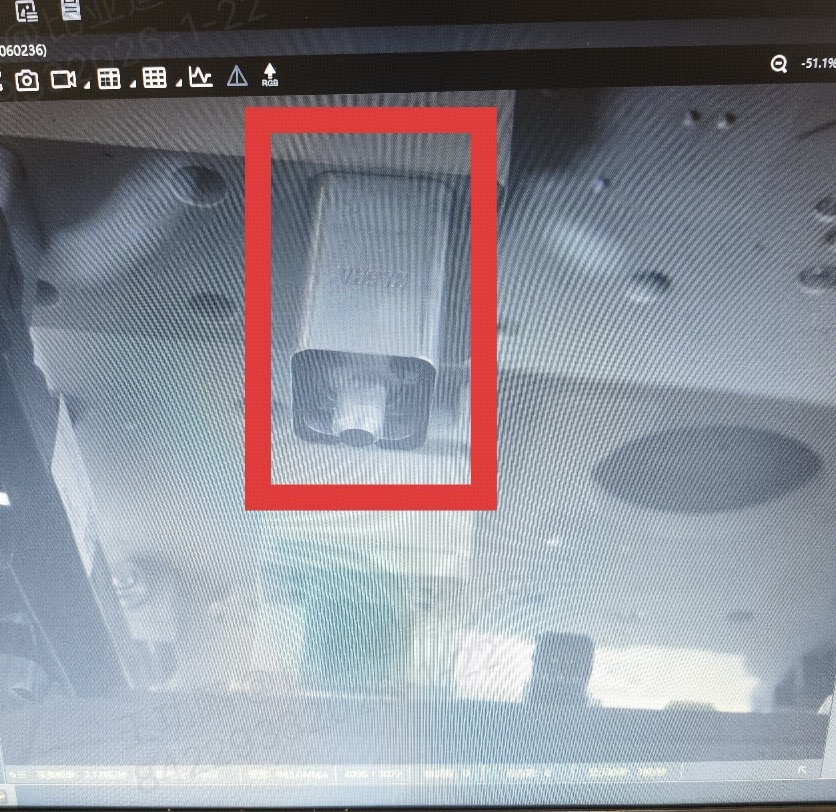
#> input picture test.png, 836 x 812 px
$ python -i three_parts_opencv_fast.py   (imports and definitions only)
#> lines starting #> are read from the running program, lines starting #| are printed output that depends on the picture
"""
三零件检测器 - 完整版（检测缺少/多装）
"""

import cv2
import numpy as np


class FastTemplateDetector:
    """极速模板检测器"""

    TEMPLATE_DIRS = {
        'flat_washer': 'D:/1',
        'spring_washer': 'D:/2',
        'red_fiber': 'D:/3'
    }

    # 标准数量
    STANDARD_COUNT = {
        'flat_washer': 1,
        'spring_washer': 1,
        'red_fiber': 1
    }

    def __init__(self):
        self.templates = {}
        self.part_names = ['flat_washer', 'spring_washer', 'red_fiber']
        self._load_templates()

    def _load_templates(self):
        """加载模板"""
        for part_name in self.part_names:
            self.templates[part_name] = []
            base_path = self.TEMPLATE_DIRS[part_name]

            i = 1
            while True:
                path = f"{base_path}/template{i}.png"
                img = cv2.imread(path)
                if img is None:
                    path = f"{base_path}/template{i}.jpg"
                    img = cv2.imread(path)
                if img is None:
                    break

                gray = cv2.cvtColor(img, cv2.COLOR_BGR2GRAY)
                self.templates[part_name].append(gray)
                i += 1

        total = sum(len(t) for t in self.templates.values())
        print(f"Loaded {total} templates")

    def detect(self, image_path, threshold=0.5):
        """检测零件（金字塔加速）"""
#> called with image_path = 'test.png', threshold = 0.5
        img = cv2.imread(image_path)
#> img is the input picture: shape (812, 836, 3); mean B, G, R 149.7, 141, 139.1
        if img is None:
            return None

        gray = cv2.cvtColor(img, cv2.COLOR_BGR2GRAY)
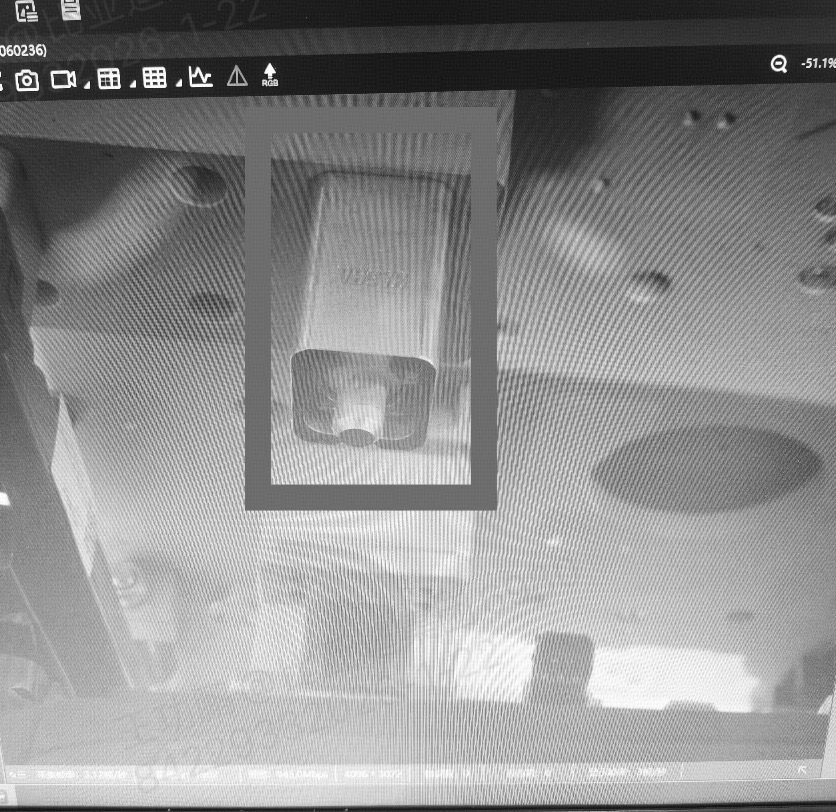
#> gray: shape (812, 836); min 13, max 255, mean 141.4
        h, w = gray.shape
#> h = 812; w = 836

        # 金字塔
        scale = 0.25
        small = cv2.resize(gray, None, fx=scale, fy=scale, interpolation=cv2.INTER_AREA)

        results = {}

        for part_name in self.part_names:
            templates = self.templates[part_name]
            if not templates:
                continue

            best_conf = -1
            best_loc = None
            best_size = None

            for template in templates:
                th, tw = template.shape

                # 缩小模板
                small_t = cv2.resize(template, None, fx=scale, fy=scale, interpolation=cv2.INTER_AREA)
                sth, stw = small_t.shape

                if sth < 5 or stw < 5:
                    result = cv2.matchTemplate(gray, template, cv2.TM_CCOEFF_NORMED)
                    min_val, max_val, min_loc, max_loc = cv2.minMaxLoc(result)
                    if max_val > best_conf:
                        best_conf = max_val
                        best_loc = max_loc
                        best_size = (tw, th)
                    continue

                # 缩小图匹配
                result = cv2.matchTemplate(small, small_t, cv2.TM_CCOEFF_NORMED)
                min_val, max_val, min_loc, max_loc = cv2.minMaxLoc(result)

                if max_val < threshold * 0.7:
                    continue

                # 精细匹配
                rx = int(max_loc[0] / scale)
                ry = int(max_loc[1] / scale)
                margin = max(tw, th) // 2

                x1 = max(0, rx - margin)
                y1 = max(0, ry - margin)
                x2 = min(w, rx + tw + margin)
                y2 = min(h, ry + th + margin)

                roi = gray[y1:y2, x1:x2]

                if roi.shape[0] >= th and roi.shape[1] >= tw:
                    result = cv2.matchTemplate(roi, template, cv2.TM_CCOEFF_NORMED)
                    min_val, max_val, min_loc, max_loc = cv2.minMaxLoc(result)

                    if max_val > best_conf:
                        best_conf = max_val
                        best_loc = (x1 + max_loc[0], y1 + max_loc[1])
                        best_size = (tw, th)

            if best_conf >= threshold and best_loc:
                results[part_name] = {
                    'bbox': (best_loc[0], best_loc[1], best_size[0], best_size[1]),
                    'confidence': best_conf
                }
#> after the loop, results = 0 items

        # 绘制结果
        result_img = self._draw_results(img, results)

        # 检查装配状态
        status = self._check_status(results)

        return result_img, results, status

    def _draw_results(self, img, results):
        """绘制结果"""
        result = img.copy()

        colors = {
            'flat_washer': (0, 255, 0),      # 绿色
            'spring_washer': (0, 255, 255),  # 黄色
            'red_fiber': (255, 0, 255)       # 粉色
        }

        labels = {
            'flat_washer': 'Flat Washer',
            'spring_washer': 'Spring Washer',
            'red_fiber': 'Red Fiber'
        }

        for part_name, data in results.items():
            x, y, bw, bh = data['bbox']
            color = colors.get(part_name, (255, 255, 255))
            conf = data['confidence']

            # 绘制矩形
            cv2.rectangle(result, (x, y), (x+bw, y+bh), color, 2)

            # 绘制标签
            label = f"{labels[part_name]} ({conf:.2f})"
            cv2.putText(result, label, (x, y - 5),
                       cv2.FONT_HERSHEY_SIMPLEX, 0.6, color, 2)
#> this loop made 0 passes

        return result

    def _check_status(self, results):
        """检查装配状态"""
        status = {
            'ok': True,
            'missing': [],
            'extra': [],
            'message': ''
        }

        for part_name in self.part_names:
            standard = self.STANDARD_COUNT[part_name]
            detected = 1 if part_name in results else 0

            if detected < standard:
                status['ok'] = False
                status['missing'].append(part_name)
            elif detected > standard:
                status['ok'] = False
                status['extra'].append(part_name)
#> after the loop, status = {'ok': False, 'missing': ['flat_washer', 'spring_washer', 'red_fiber'], 'extra': [], 'message': ''}

        # 生成消息
        if status['ok']:
            status['message'] = 'OK - All parts present'
        else:
            msg = []
            if status['missing']:
                missing_names = [p.replace('_', ' ').title() for p in status['missing']]
#> missing_names = ['Flat Washer', 'Spring Washer', 'Red Fiber']
                msg.append(f"Missing: {', '.join(missing_names)}")
            if status['extra']:
                extra_names = [p.replace('_', ' ').title() for p in status['extra']]
                msg.append(f"Extra: {', '.join(extra_names)}")
            status['message'] = ' | '.join(msg)

        return status


# [72 lines left out: function main, not called in this run]


# [2 lines not run here, left out]

>>> result = FastTemplateDetector().detect('test.png')
#> in detect, `status = self._check_status(results)`: status = 4 items
